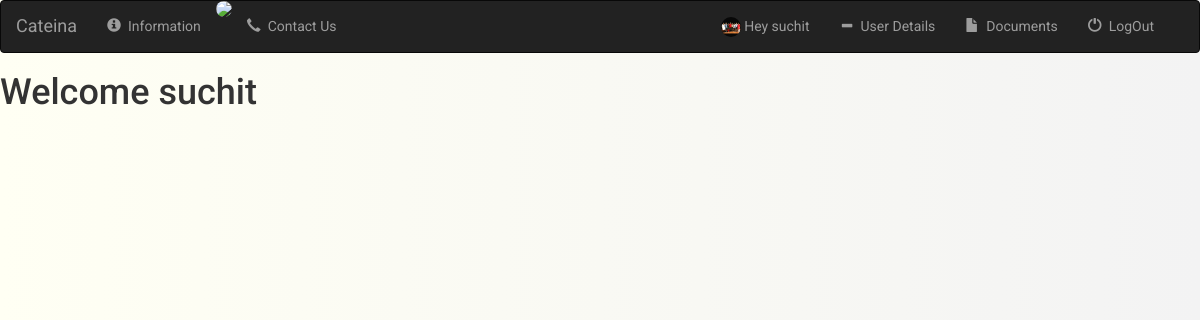
The app's page /home/ (signed in) with its own data.
### users/models.py (models this page shows, shortened)
class CustomUser(AbstractUser):
    name = models.CharField(blank=True, max_length=255)
    GEN_CHOICE = (
        ('M', 'Male'),
        ('F', 'Female'),
    )
    gender = models.CharField(max_length=6, choices=GEN_CHOICE)
    SEC_CHOICE = (
    ('1', 'Best friends name'),
    ('2', 'Favourite food'),
    ('3', 'Pet\'s name'),
    )
    sq = models.TextField("Security Question", max_length=20, choices=SEC_CHOICE,default=False)
    sa = models.CharField("Security Answer", max_length=10)
    bd = models.DateField("Birth Date", auto_now=False, auto_now_add=False)
    phoneno = models.IntegerField(default=False)
    fname = models.CharField("First Name",blank=True, max_length=10)
    lname = models.CharField(blank=True, max_length=10)
    profpic = models.FileField(default='', upload_to="documents%Y%m%d")
    address = models.TextField(default='')

### templates/about.html (shortened to what this page needs)
{% extends 'base.html' %}
{% block body %}
<head>
</head>
<body>
{% if user.is_authenticated %}
<h1>Welcome {{ user.username }}</h1>
{% else %}
<h1> you are not logged in</h1>
{% endif %}
</body>
{% endblock %}

### templates/base.html (shortened to what this page needs)
<html lang="en">
<head>
     {% load staticfiles %}
    <link rel="stylesheet" href="https://maxcdn.bootstrapcdn.com/bootstrap/3.3.7/css/bootstrap.min.css">
    <link rel="stylesheet" type="text/css" href="{% static 'users/style.css' %}" />
</head>
<body>
<nav class="navbar navbar-inverse" >
        <div class="container-fluid">
            <div class="navbar-header">
                <a class="navbar-brand " href="">Cateina</a>
            </div>
            <div class="collapse navbar-collapse">
                <ul class="nav navbar-nav">
                    <li class="">
                        <a href="{% url 'users:info' %}">
                            <span class="glyphicon glyphicon-info-sign" aria-hidden="true"></span>&nbsp;
                            Information
                        </a>
                    </li>
                    <li>
                        <img src="file:///C:/Users/gupta/Desktop/CateinaLog.png">
                    </li>
                    <li>
                        <a href="">
                            <span class="glyphicon glyphicon-earphone" aria-hidden="true"></span>&nbsp;
                            Contact Us
                        </a>
                    </li>
                </ul>
                <div class="collapse navbar-collapse navbar-right">
                <ul class="nav navbar-nav">
                {% if user.is_authenticated %}
                    <li class="">
                        <a href="">
                            <img src="{{user.profpic.url}} " height="20px">
                            Hey {{ user.username }}
                        </a>
                    </li>
                    <li class="">
                        <a href="{% url 'users:detailview' user.id %}">
                            <span class="glyphicon glyphicon-minus" aria-hidden="true"></span>&nbsp;
                            User Details
                        </a>
                    </li>
                    <li>
                        <a href="{% url 'users:documents' user.id %}">
                            <span class="glyphicon glyphicon-file" aria-hidden="true"></span>&nbsp;
                            Documents
                        </a>
                    </li>
                    <li class="">
                        <a href="{% url 'logout' %}">
                            <span class="glyphicon glyphicon-off" aria-hidden="true"></span>&nbsp;
                            LogOut
                        </a>
                    </li>
                {% endif %}
                </ul>
            </div>
        </div>
        </div>
</nav>
{% load bootstrap4 %}
{% block body %}
{% endblock %}

### static/users/style.css (style rules this page uses)
body { background: #f3f3f3f3; background: -webkit-linear-gradient(right, #f3f3f3, #fffff2); background: -moz-linear-gradient(right, #f3f3f3, #fffff2); background: -o-linear-gradient(right, #f3f3f3, #fffff3); background: linear-gradient(to left, #f3f3f3, #fffff3); font-family: "Roboto", sans-serif; -webkit-font-smoothing: antialiased; -moz-osx-font-smoothing: grayscale; }
img { border-radius: 50% }

### records on screen
CustomUser: profpic (picture), username "suchit"
